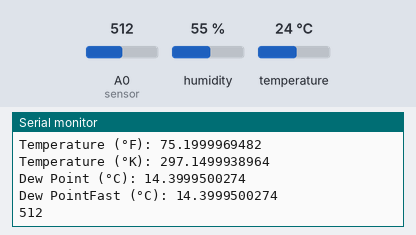
Bench run of a sketch on a simulated Arduino Uno, built with avr-gcc and run on an emulated ATmega328P. Parts: the last lines printed to the serial monitor. The inputs (shaded band) are chosen by the test bench; at power-on: humidity 55 %, A0 (sensor) = 512, temperature 24 °C.

Above: at 3.0 s.
3.1 s: humidity set to 22 %
At 5.3 s:
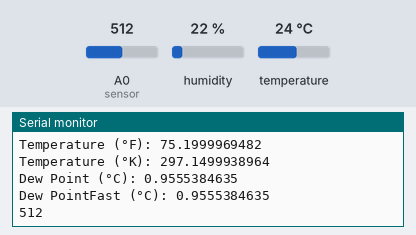
6.0 s: A0 (sensor) set to 716
At 7.6 s:
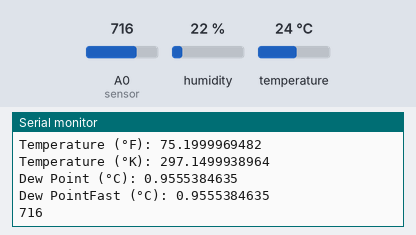
8.9 s: temperature set to 12 °C
At 11.6 s:
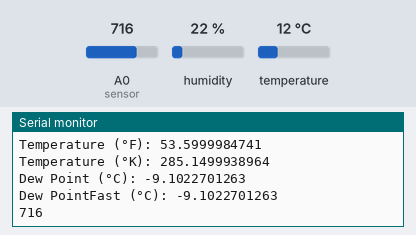
11.8 s: A0 (sensor) set to 900
At 14.4 s:
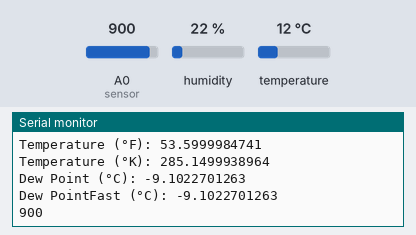
14.7 s: humidity set to 40 %
At 17.1 s:
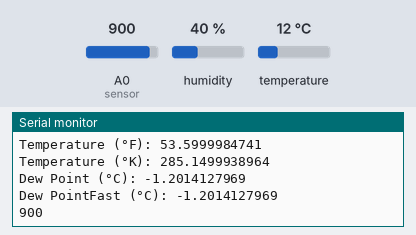
Timing chart, 0 to 18.6 s (numbered marks = the images above; inputs shaded):
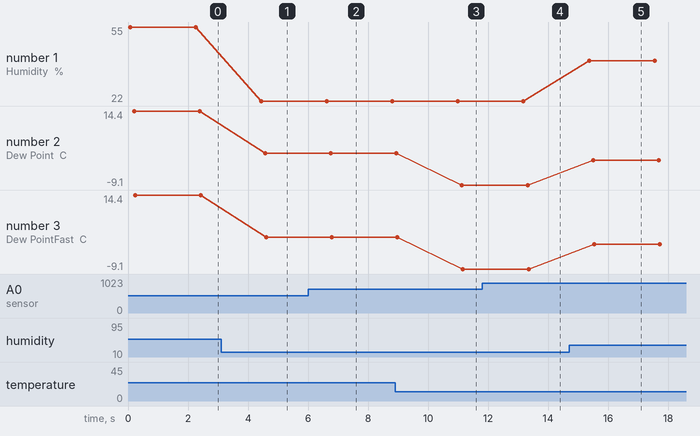

The sketch:

ttnloraDHTUNO.ino
```cpp
// (licence header left out)
#include <dht11.h>

dht11 DHT11;

void setup()
{
  DHT11.attach(3);
  Serial.begin(9600);
  Serial.println("DHT11 TEST PROGRAM ");
  Serial.print("LIBRARY VERSION: ");
  Serial.println(DHT11LIB_VERSION);
}

void loop()
{
  Serial.println("\n");

  int chk = DHT11.read();

  Serial.print("Read sensor: ");
  switch (chk)
  {
    case 0: Serial.println("OK"); break;
    case -1: Serial.println("Checksum error"); break;
    case -2: Serial.println("Time out error"); break;
    default: Serial.println("Unknown error"); break;
  }

  Serial.print("Humidity (%): ");
  Serial.println((float)DHT11.humidity, DEC);

  Serial.print("Temperature (°C): ");
  Serial.println((float)DHT11.temperature, DEC);

  Serial.print("Temperature (°F): ");
  Serial.println(DHT11.fahrenheit(), DEC);

  Serial.print("Temperature (°K): ");
  Serial.println(DHT11.kelvin(), DEC);

  Serial.print("Dew Point (°C): ");
  Serial.println(DHT11.dewPoint(), DEC);

  Serial.print("Dew PointFast (°C): ");
  Serial.println(DHT11.dewPointFast(), DEC);

  int sensorReading= analogRead(A0); //reads the sensor value

  Serial.println (sensorReading); //prints out the sensor reading

  delay(2000);
}
```

Measured:
- after the input at 3.1 s, the serial monitor: prints a new line after 1.3 s (image 1)
- after the input at 6.0 s, the serial monitor: prints a new line after 0.83 s (image 2)
- after the input at 8.9 s, the serial monitor: prints a new line after 2.1 s (image 3)
- after the input at 11.8 s, the serial monitor: prints a new line after 1.6 s (image 4)
- after the input at 14.7 s, the serial monitor: prints a new line after 0.67 s (image 5)
- plotted number 1: 55 → 22 after the input at 3.1 s, 22 → 40 after the input at 14.7 s
- plotted number 2: 14.4 → 0.96 after the input at 3.1 s, 0.96 → -9.1 after the input at 8.9 s, -9.1 → -1.2 after the input at 14.7 s
- plotted number 3: 14.4 → 0.96 after the input at 3.1 s, 0.96 → -9.1 after the input at 8.9 s, -9.1 → -1.2 after the input at 14.7 s
